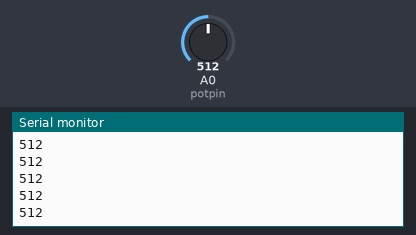
The sketch below on a simulated ESP8266 (NodeMCU). Shown: the last lines printed to the serial monitor. The inputs (shaded band) are chosen by the test bench; at power-on: A0 (potpin) = 512. WiFi joins after 1.5 s; servers stay silent unless stated.

Above: at 2.7 s.
2.8 s: A0 (potpin) set to 716
At 3.21 s:
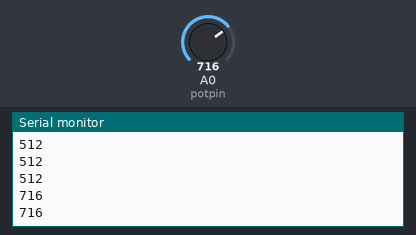
4.3 s: A0 (potpin) set to 900
At 4.41 s:
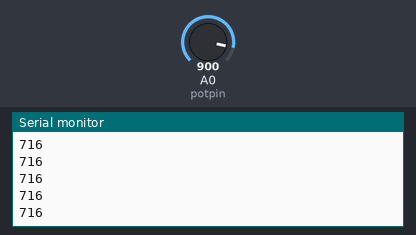
Timing chart, 0 to 7.3 s (numbered marks = the images above; inputs shaded):
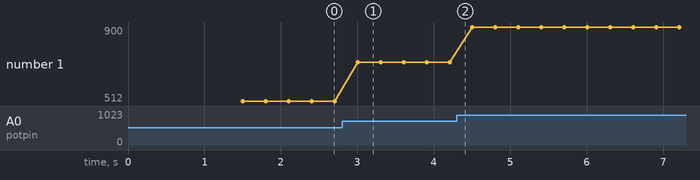

The sketch:

brata.ino
```cpp
#if defined(ESP32)
#include <WiFi.h>
#elif defined(ESP8266)
#include <ESP8266WiFi.h>
#endif

#include <Firebase_ESP_Client.h>
#include <addons/TokenHelper.h>
#include <ArduinoJson.h>


// Provide the RTDB payload printing info and other helper functions.
#include <addons/RTDBHelper.h>


#define WIFI_SSID "OCEAN"
#define WIFI_PASSWORD "cerdas2023"

#define DATABASE_URL "monitoring-kualitas-air-e9b4c-default-rtdb.firebaseio.com" //<databaseName>.firebaseio.com or <databaseName>.<region>.firebasedatabase.app
#define DATABASE_SECRET "G9j6vwJucVX6fbV5f3CPbCOGhlZl20L9ol5XYmT7"

int turbi = 33;
int potpin = A0;

/* 3. Define the Firebase Data object */
FirebaseData fbdo;

/* 4, Define the FirebaseAuth data for authentication data */
FirebaseAuth auth;

/* Define the FirebaseConfig data for config data */
FirebaseConfig config;
void setup() {
  // put your setup code here, to run once:
  Serial.begin(115200);
  WiFi.begin(WIFI_SSID, WIFI_PASSWORD);
    Serial.print("Connecting to Wi-Fi");
    while (WiFi.status() != WL_CONNECTED)
    {
        Serial.print(".");
        delay(300);
    }
    Serial.println();
    Serial.print("Connected with IP: ");
    Serial.println(WiFi.localIP());
    Serial.println();

    Serial.printf("Firebase Client v%s\n\n", FIREBASE_CLIENT_VERSION);

    /* Assign the certificate file (optional) */
    // config.cert.file = "/cert.cer";
    // config.cert.file_storage = StorageType::FLASH;

    /* Assign the database URL and database secret(required) */
    config.database_url = DATABASE_URL;
    config.signer.tokens.legacy_token = DATABASE_SECRET;

    Firebase.reconnectWiFi(true);

    /* Initialize the library with the Firebase authen and config */
    Firebase.begin(&config, &auth);
}

void loop() {
  // put your main code here, to run repeatedly:
  int nilai_ph = analogRead(potpin);
  int nilai_turbi = analogRead(turbi);
  Serial.println(nilai_ph);
  Serial.println(nilai_turbi);
  Firebase.RTDB.setInt(&fbdo, F("/test/ph"), nilai_ph);
  Firebase.RTDB.setInt(&fbdo, F("/test/turbi"), nilai_turbi);

}
```

Measured:
- after the input at 2.8 s, the serial monitor: prints a new line after 0.21 s (image 1)
- plotted number 1: 512 → 716 after the input at 2.8 s, 716 → 900 after the input at 4.3 s
